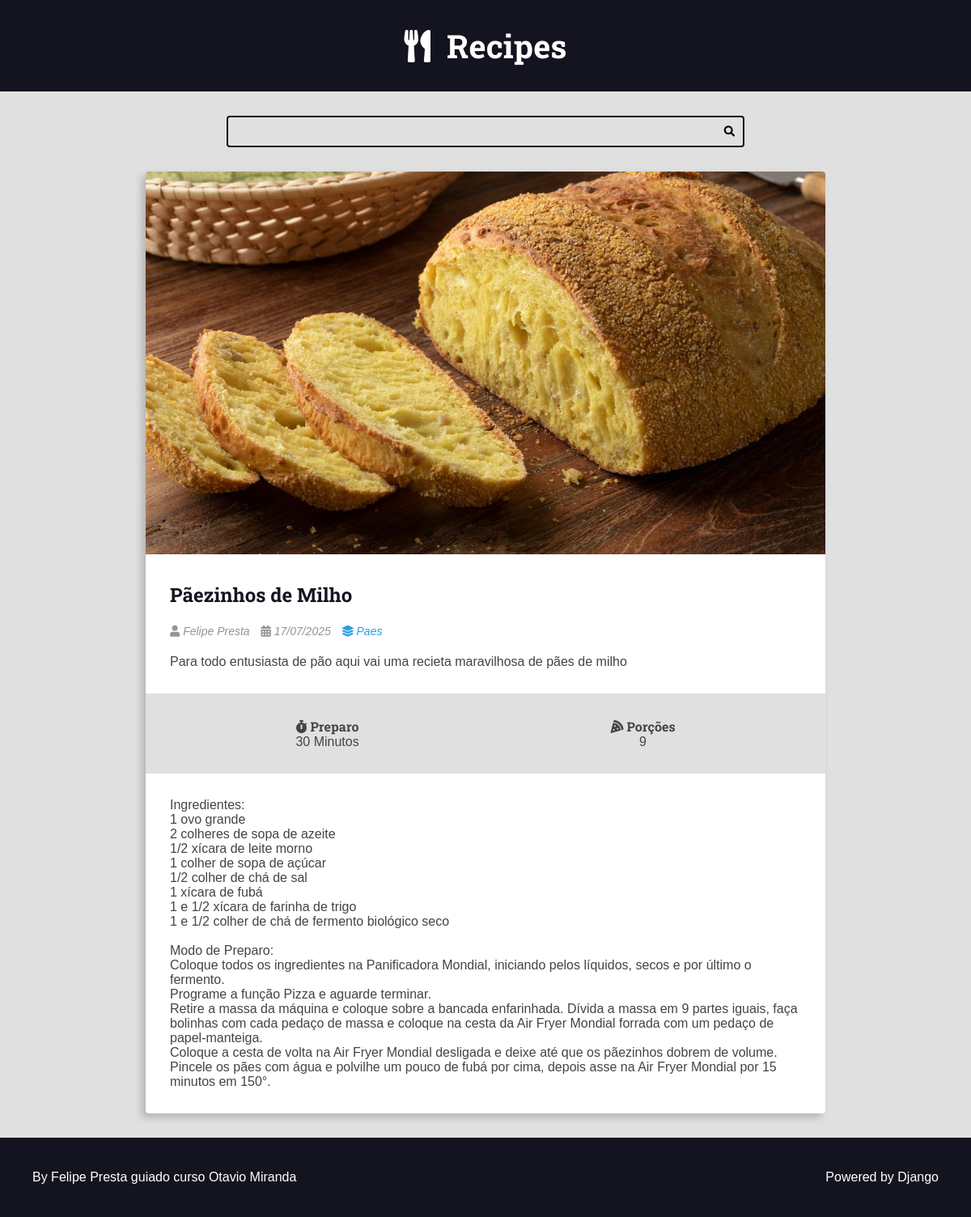
Page /recipes/14/ on the committed database.
### recipes/models.py (models this page shows, shortened)
class Recipe(models.Model):
    tittle = models.CharField(max_length=65)
    description = models.CharField(max_length=165)
    slug = models.SlugField(unique=True)
    preparation_time = models.IntegerField()
    preparation_time_unit = models.CharField(max_length=65)
    servings_steps = models.IntegerField()
    servings_steps_unit = models.CharField(max_length=65, blank=True, null=True)
    preparation_steps = models.TextField()
    preparation_steps_is_html = models.BooleanField(default=False)
    created_at = models.DateTimeField(auto_now_add=True)
    updated_at = models.DateTimeField(auto_now=True)
    is_published = models.BooleanField(default=False)
    cover = models.ImageField(upload_to='recipes/covers/%Y/%m/%d/', blank=True)
    category = models.ForeignKey(Category, on_delete=models.SET_NULL, null=True)
    author = models.ForeignKey(User, on_delete=models.SET_NULL, null=True)

class Category(models.Model):
    name = models.CharField(max_length=65)

### recipes/views.py (the view)
# urls.py: path('recipes/<int:id>/', views.recipes, name='recipe_detail'),
def recipes(request, id):
    recipe = get_object_or_404(Recipe, id=id, is_published=True)
    return render(request, 'recipes/recipes_description.html', context={
        'recipe': recipe,
        'is_datail_page': True,
    })

### recipes/templates/recipes/recipes_description.html (shortened to what this page needs)
{% extends 'base.html' %}
{% block body %}
    {% include 'recipes/partials/search.html' %}
    <div class="main-content-container">
        <div class="main-content main-content-detail container">
            {% include 'recipes/partials/recipe.html' %}
        </div>
    </div>
{% endblock %}

### recipes/templates/recipes/partials/recipe.html (shortened to what this page needs)
<div class="recipe recipe-list-item">
    {% if recipe.cover %}
        <div class="recipe-cover">
            <a href="{% url 'recipes:recipe_detail' recipe.id %}">
                 <img src="{{ recipe.cover.url }}" alt="temporario">
            </a>
        </div>
    {% endif %}
    <div class="recipe-title-container">
        <h2 class="recipe-title">
            <a href="{% url 'recipes:recipe_detail' recipe.id %}">
                {{ recipe.tittle }}
            </a>
        </h2>
    </div>
     <div class="recipe-author">
        <span class="recipe-author-item">
            <i class="fas fa-user"></i>
            {% if recipe.author.first_name %}
                {{ recipe.author.first_name }} {{ recipe.author.last_name }}
            {% else %}
                {{ recipe.author.username }}
            {% endif %}
        </span>
        <span class="recipe-author-item">
            <i class="fas fa-calendar-alt"></i>
            {{ recipe.created_at|date:"d/m/Y" }}
        </span>
        {% if recipe.category is not None %}
            <span class="recipe-author-item">
                <a href=" {% url 'recipes:category' recipe.category.id %}">
                    <i class="fas fa-layer-group"></i>
                    <span>{{ recipe.category.name }}</span>
                </a>
            </span>
        {% endif %}
    </div>
    <div class="recipe-content">
        <p>{{ recipe.description }}</p>
    </div>
     <div class="recipe-meta-container">
        <div class="recipe-meta recipe-preparation">
            <h3 class="recipe-meta-title"><i class="fas fa-stopwatch"></i> Preparo</h3>
            <div class="recipe-meta-text">
                {{ recipe.preparation_time }} {{ recipe.preparation_time_unit }}
            </div>
        </div>
        <div class="recipe-meta recipe-servings">
            <h3 class="recipe-meta-title"><i class="fas fa-pizza-slice"></i> Porções</h3>
            <div class="recipe-meta-text">
                {{ recipe.servings_steps }} {{ recipe.servings_unit }}
            </div>
        </div>
    </div>
    {% if is_datail_page is True %}
        <div class="preparation-steps">
            {% if recipe.preparation_steps_is_html is True %}
                {{ recipe.preparation_steps|safe }}
            {% else %}
                {{ recipe.preparation_steps|linebreaksbr }}
            {% endif %}
        </div>
    {% endif %}
</div>

### static/css/style.css (style rules this page uses)
:root { --color-primary: #269fe6; --color-primary-hover: #2086c2; --color-primary-dark: #13141f; --color-primary-dark-hover: #212336; --color-primary-light: #d4ecfa; --color-primary-light-hover: #bdd8e7; --color-white: #fff; --color-black: #000; --color-dark-text: #444; --color-info-light: #cce5ff; --color-debug-light: #cce5ff; --color-success-light: #d4edda; --color-alert-light: #fff3cd; --color-warning-light: #fff3cd; --color-error-light: #f8d7da; --color-info-dark: #4d86c4; --color-debug-dark: #4d86c4; --color-success-dark: #4a9c5d; --color-alert-dark: #927f40; --color-warning-dark: #927f40; --color-error-dark: #da525d; --color-gray-0: #f9f9f9; --color-gray-1: #e0e0e0; --color-gray-2: #c7c7c7; --color-gray-3: #aeaeae; --color-gray-4: #959595; --color-gray-5: #7d7d7d; --color-gray-6: #646464; --color-gray-7: #4b4b4b; --color-gray-8: #323232; --color-gray-9: #191919; --font-primary: sans-serif; --font-headings: 'Roboto Slab', serif; --spacing-gutter-medium: 3rem; --spacing-gutter-large: 4rem; }
* { padding: 0; margin: 0; box-sizing: border-box; }
html { font-size: 62.5%; }
body { font-size: 1.6rem; font-family: var(--font-primary); background: var(--color-gray-1); color: var(--color-dark-text); }
h1, h2, h3, h4, h5, h6 { font-family: var(--font-headings); }
.container { max-width: 144rem; margin: 0 auto; padding: var(--spacing-gutter-medium); }
.main-content { padding-top: 0; }
.recipe { background: var(--color-white); box-shadow: -5px 5px 10px rgba(0, 0, 0, .2); transform: scale(1); transition: all 300ms ease-in-out; border-radius: .4rem; overflow: hidden; }
.recipe img { max-width: 100%; }
.recipe-list-item { max-width: 64rem; height: fit-content; }
.recipe-title-container { padding: var(--spacing-gutter-medium); padding-bottom: 2rem; }
.recipe-title-container a { text-decoration: none; color: var(--color-primary-dark); }
.recipe-author { padding: 0 var(--spacing-gutter-medium); }
.recipe-author a { color: var(--color-primary); transition: all 300ms ease-in-out; text-decoration: none; }
.recipe-author-item { color: var(--color-gray-4); margin-right: 1rem; font-style: italic; font-size: 1.4rem; }
.recipe-meta-container { display: flex; flex-flow: row wrap; padding: var(--spacing-gutter-medium); background: var(--color-gray-1); }
.recipe-content { padding: var(--spacing-gutter-medium); padding-top: 2rem; }
.recipe-meta { display: flex; flex-flow: column nowrap; flex-shrink: 1; flex-grow: 1; text-align: center; }
.recipe-meta-title { font-size:1.6rem; }
.main-content-detail .recipe-list-item { max-width: 84rem; margin: 0 auto; }
.preparation-steps { padding: var(--spacing-gutter-medium); }

### rows in the picture
Recipe: cover (picture), tittle "Pãezinhos de Milho", author.first_name "Felipe", author.last_name "Presta", created_at "17/07/2025", category.name "Paes", description "Para todo entusiasta de pão aqui vai uma recieta maravilhosa de pães de milho", preparation_time "30", preparation_time_unit "Minutos", servings_steps "9", preparation_steps "Ingredientes: 1 ovo grande 2 colheres de sopa de azeite 1/2 xícara de leite morno 1 colher de sopa de açúcar 1/2 colher de chá de sal 1 xícara de fubá 1 e 1/2 xícara de farinha de trigo 1 e 1/2 colher de chá de fermento biológico seco Modo de Preparo: Coloque todos os ingredientes na Panificadora Mondial, iniciando pelos líquidos, secos e por último o fermento. Programe a função Pizza e aguarde terminar. Retire a massa da máquina e coloque sobre a bancada enfarinhada. Dívida a massa em 9 partes iguais, faça bolinhas com cada pedaço de massa e coloque na cesta da Air Fryer Mondial forrada com um pedaço de papel-manteiga. Coloque a cesta de volta na Air Fryer Mondial desligada e deixe até que…"
